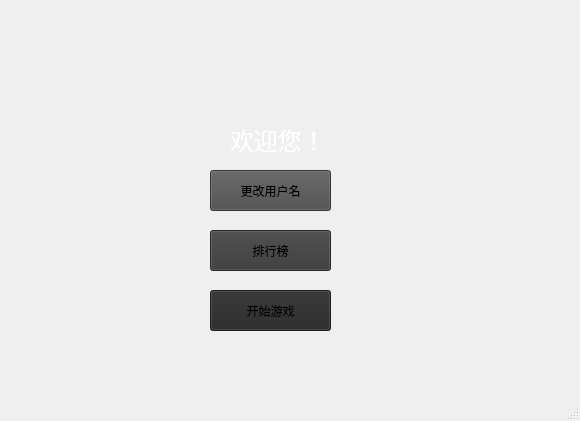
<?xml version="1.0" encoding="UTF-8"?>
<ui version="4.0">
 <class>CBejeweledDlg</class>
 <widget class="QMainWindow" name="CBejeweledDlg">
  <property name="geometry">
   <rect>
    <x>0</x>
    <y>0</y>
    <width>580</width>
    <height>421</height>
   </rect>
  </property>
  <property name="minimumSize">
   <size>
    <width>521</width>
    <height>421</height>
   </size>
  </property>
  <property name="maximumSize">
   <size>
    <width>621</width>
    <height>421</height>
   </size>
  </property>
  <property name="windowTitle">
   <string>宝石迷阵</string>
  </property>
  <property name="styleSheet">
   <string notr="true">#CBejeweledDlg{
border-image: url(:/xyyResource/night-9061.gif);}</string>
  </property>
  <widget class="QWidget" name="centralwidget">
   <widget class="QPushButton" name="btn_mainToGame">
    <property name="geometry">
     <rect>
      <x>210</x>
      <y>290</y>
      <width>121</width>
      <height>41</height>
     </rect>
    </property>
    <property name="cursor">
     <cursorShape>PointingHandCursor</cursorShape>
    </property>
    <property name="styleSheet">
     <string notr="true">font: 75 11pt &quot;微软雅黑&quot;;
background-color: rgb(40, 40, 40);</string>
    </property>
    <property name="text">
     <string>开始游戏</string>
    </property>
   </widget>
   <widget class="QPushButton" name="btn_mainToRank">
    <property name="geometry">
     <rect>
      <x>210</x>
      <y>230</y>
      <width>121</width>
      <height>41</height>
     </rect>
    </property>
    <property name="cursor">
     <cursorShape>PointingHandCursor</cursorShape>
    </property>
    <property name="styleSheet">
     <string notr="true">background-color: rgb(57, 57, 57);
font: 75 11pt &quot;微软雅黑&quot;;</string>
    </property>
    <property name="text">
     <string>排行榜</string>
    </property>
   </widget>
   <widget class="QLabel" name="label_welcome">
    <property name="geometry">
     <rect>
      <x>230</x>
      <y>110</y>
      <width>141</width>
      <height>61</height>
     </rect>
    </property>
    <property name="font">
     <font>
      <family>仿宋</family>
      <pointsize>28</pointsize>
     </font>
    </property>
    <property name="contextMenuPolicy">
     <enum>Qt::ContextMenuPolicy::ActionsContextMenu</enum>
    </property>
    <property name="text">
     <string>&lt;html&gt;&lt;head/&gt;&lt;body&gt;&lt;p&gt;&lt;span style=&quot; font-size:18pt; color:#ffffff;&quot;&gt;欢迎您！&lt;/span&gt;&lt;/p&gt;&lt;/body&gt;&lt;/html&gt;</string>
    </property>
   </widget>
   <widget class="QPushButton" name="btn_name">
    <property name="geometry">
     <rect>
      <x>210</x>
      <y>170</y>
      <width>121</width>
      <height>41</height>
     </rect>
    </property>
    <property name="cursor">
     <cursorShape>PointingHandCursor</cursorShape>
    </property>
    <property name="toolTipDuration">
     <number>-4</number>
    </property>
    <property name="styleSheet">
     <string notr="true">font: 75 11pt &quot;微软雅黑&quot;;
background-color: rgb(76, 76, 76);</string>
    </property>
    <property name="text">
     <string>更改用户名</string>
    </property>
   </widget>
   <widget class="QLabel" name="label_2">
    <property name="geometry">
     <rect>
      <x>120</x>
      <y>20</y>
      <width>291</width>
      <height>81</height>
     </rect>
    </property>
    <property name="font">
     <font>
      <family>华文细黑</family>
      <pointsize>48</pointsize>
     </font>
    </property>
    <property name="contextMenuPolicy">
     <enum>Qt::ContextMenuPolicy::DefaultContextMenu</enum>
    </property>
    <property name="text">
     <string>&lt;html&gt;&lt;head/&gt;&lt;body&gt;&lt;p&gt;&lt;img src=&quot;:/new/picture/bsmz1.png&quot;/&gt;&lt;/p&gt;&lt;/body&gt;&lt;/html&gt;</string>
    </property>
   </widget>
   <widget class="QLabel" name="label">
    <property name="geometry">
     <rect>
      <x>0</x>
      <y>-20</y>
      <width>571</width>
      <height>421</height>
     </rect>
    </property>
    <property name="styleSheet">
     <string notr="true">
border-image: url(:/xyyResource/night-9061_512.gif);</string>
    </property>
    <property name="text">
     <string/>
    </property>
   </widget>
   <zorder>label</zorder>
   <zorder>btn_mainToGame</zorder>
   <zorder>btn_mainToRank</zorder>
   <zorder>label_welcome</zorder>
   <zorder>btn_name</zorder>
   <zorder>label_2</zorder>
  </widget>
  <widget class="QMenuBar" name="menubar">
   <property name="geometry">
    <rect>
     <x>0</x>
     <y>0</y>
     <width>580</width>
     <height>23</height>
    </rect>
   </property>
  </widget>
  <widget class="QStatusBar" name="statusbar"/>
 </widget>
 <resources/>
 <connections/>
</ui>
